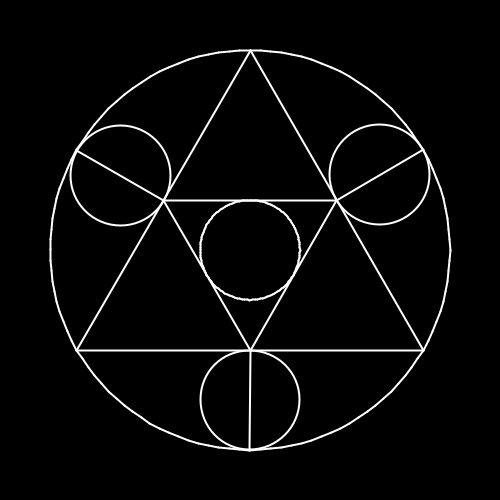
Frame 1 (no input)
Frame 60 (the mouse pressed at the canvas centre just before this capture): identical to frame 1, image omitted
Frame 120 (the mouse held since frame 60 and released just before this capture): identical to frame 1, image omitted

The Processing sketch that drew this single still picture (run headless with seeded random() and noise(); from frame 60 on, the mouse is pressed at the canvas centre):

// Processing sketch: sketch_7_1
// ── sketch_7_1.pde
/* 好きな半径に変えられる */
//グローバル変数
int N_POINT = 120; //点の数
final int RADIUS = 200; //半径

void setup() {
  size(500, 500);
}

void draw() {
  translate(width/2, height/2);
  background(0); // 背景: 黒
  strokeWeight(2); //輪郭線の太さ: 2
  stroke(255); //線の色: 白

  //大きな円を描画
  float r = RADIUS; //半径
  draw_circle(r);

  float[][] tri = new float[3][2]; //三角形座標の配列を確保
  float[][] circ = new float[3][2]; //大きな円座標の配列を確保
  //三角形と円の座標を代入
  for(int i = 0; i < 6; i++){
    float t = radians(30 + 60 * i);
    float x = r * cos(t);
    float y = r * sin(t);
    if(i % 2 == 0){// 60度ずつ交互に現れる
      tri[i/2][0] = x;
      tri[i/2][1] = y;
    }else{
      circ[i/2][0] = x;
      circ[i/2][1] = y;
    }
  }

  //大きい三角形と中点線を描画
  float[][] tri2 = new float[3][2];
  for(int i = 0; i < 3; i++){
    float lx = 0, ly = 0;
    // dx, dy　線分の中点座標
    float dx = 0, dy = 0;
    if(i < 2){
      lx = tri[i + 1][0];
      ly = tri[i + 1][1];
      dx = (tri[i][0] + tri[i + 1][0]) / 2;
      dy = (tri[i][1] + tri[i + 1][1]) / 2;
    }else{
      lx = tri[0][0];
      ly = tri[0][1];
      dx = (tri[i][0] + tri[0][0]) / 2;
      dy = (tri[i][1] + tri[0][1]) / 2;
    }
    tri2[i][0] = dx;
    tri2[i][1] = dy;
    line(dx, dy, circ[i][0], circ[i][1]);
    line(tri[i][0], tri[i][1], lx, ly);
  }

  //小さい三角形を描画
  for(int i = 0; i < 3; i++){
    float dx = 0, dy = 0;
    if(i < 2){
      dx = tri2[i + 1][0];
      dy = tri2[i + 1][1];
    }else{
      dx = tri2[0][0];
      dy = tri2[0][1];
    }
    line(tri2[i][0], tri2[i][1], dx, dy);
  }

  //小さな円を描画
  r = (circ[0][1] - tri[0][1]) / 2;
  draw_circle(r);

  fill(0, 0);
  r = circ[0][1] - tri2[0][1];
  for(int i = 0; i < 3; i++){
    // dx, dy　線分の中点座標
    float dx = (circ[i][0] + tri2[i][0]) / 2;
    float dy = (circ[i][1] + tri2[i][1]) / 2;
    ellipse(dx, dy, r, r);
  }
}

//原点からの円を描画
void draw_circle(float r){
  float px = 0, py = 0;
  //円を描画
  for(int i = 0; i <= N_POINT; i++){
    float t = i * TWO_PI / N_POINT;
    float x = r * cos(t);
    float y = r * sin(t);
    if(i > 0){
      line(px, py, x, y);
    }
    px = x;
    py = y;
  }
}
